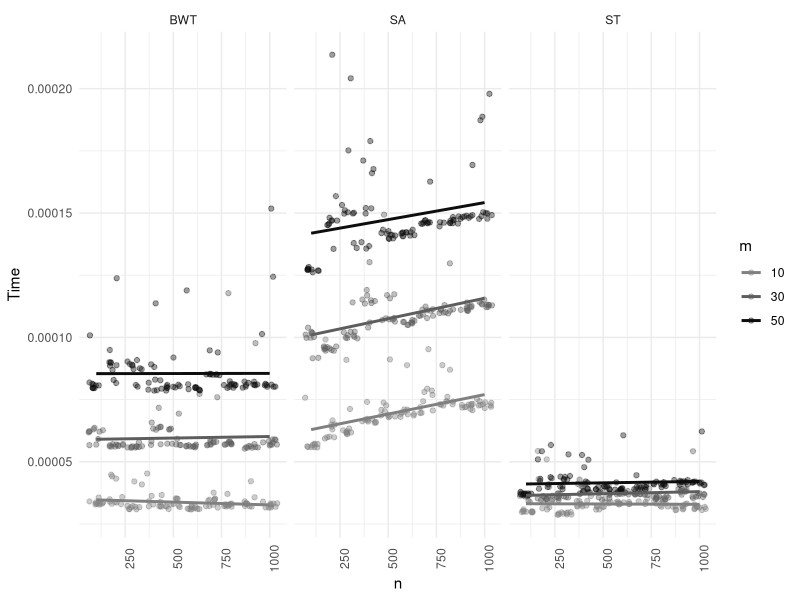
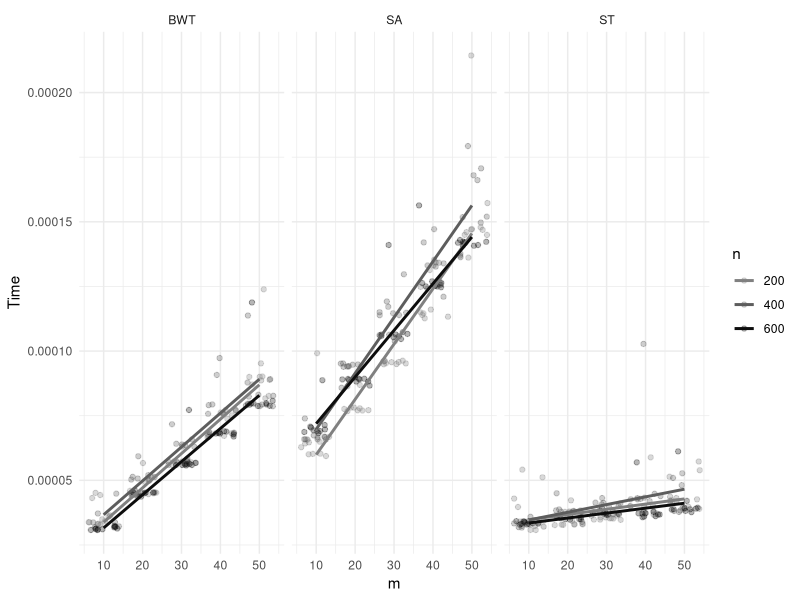
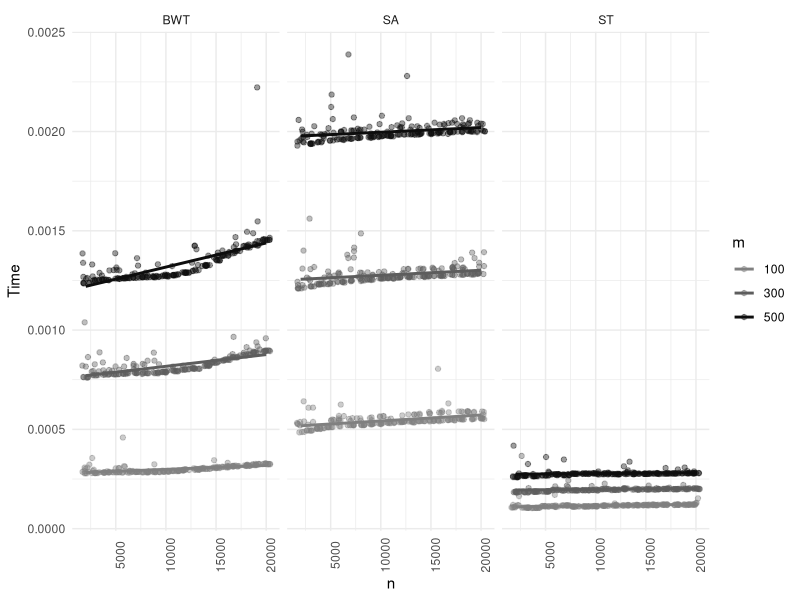
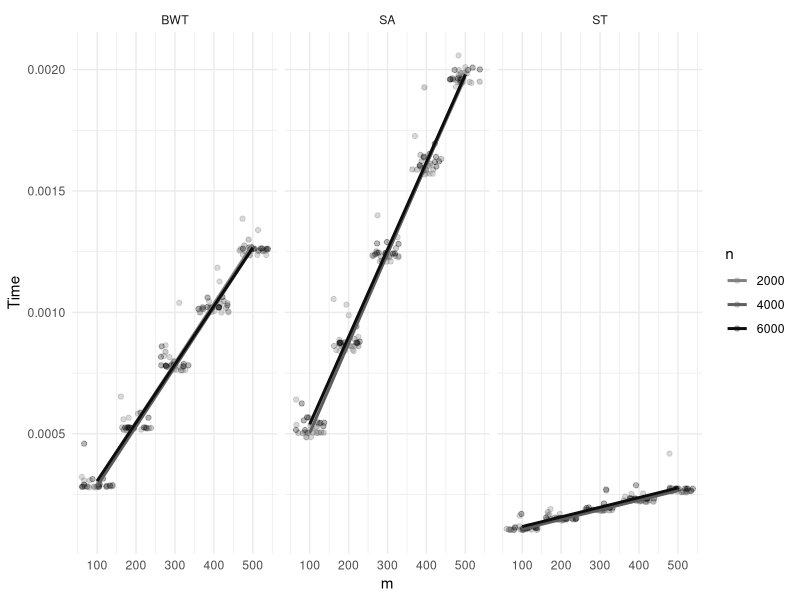
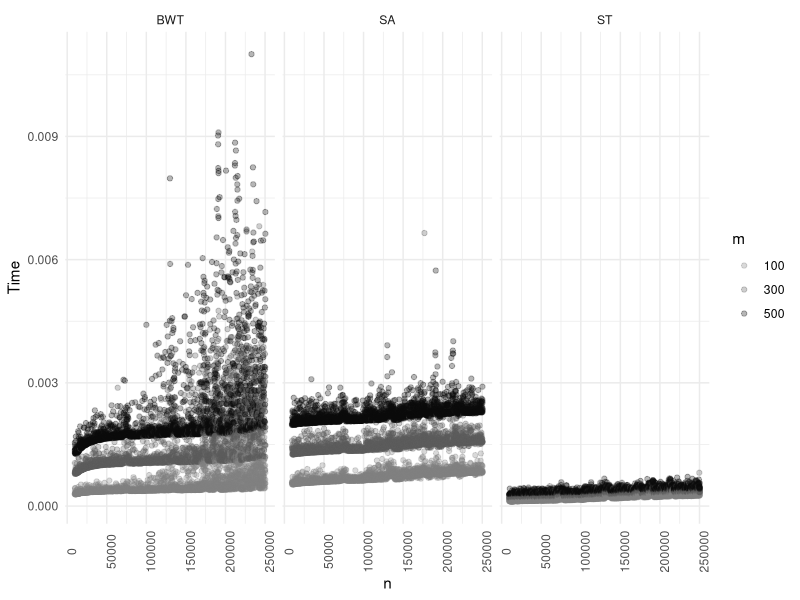
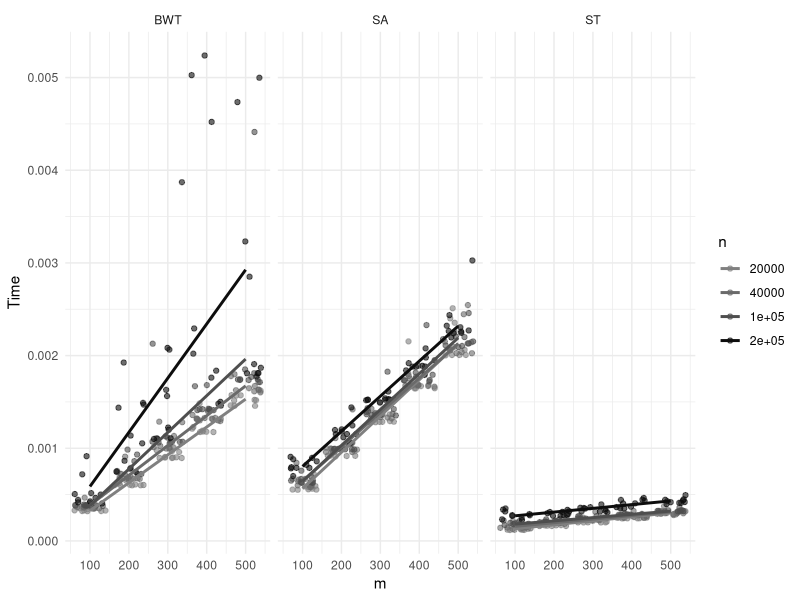
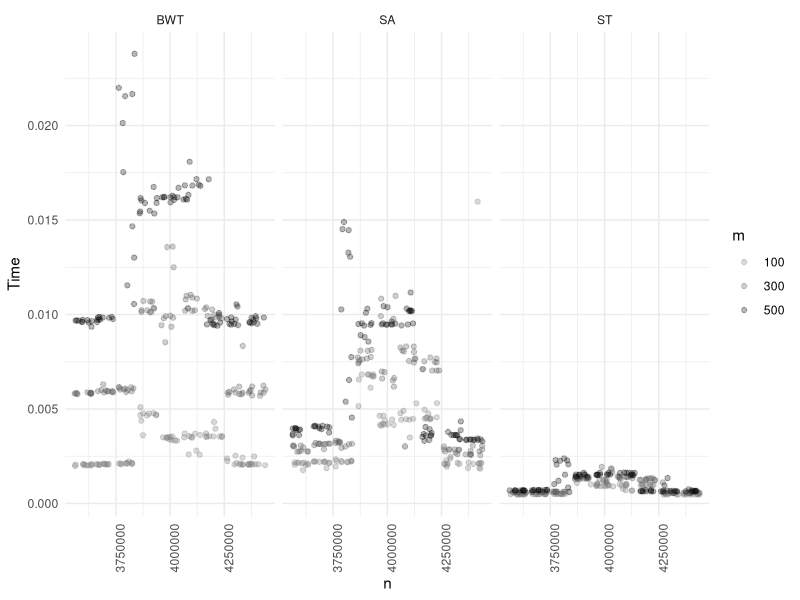
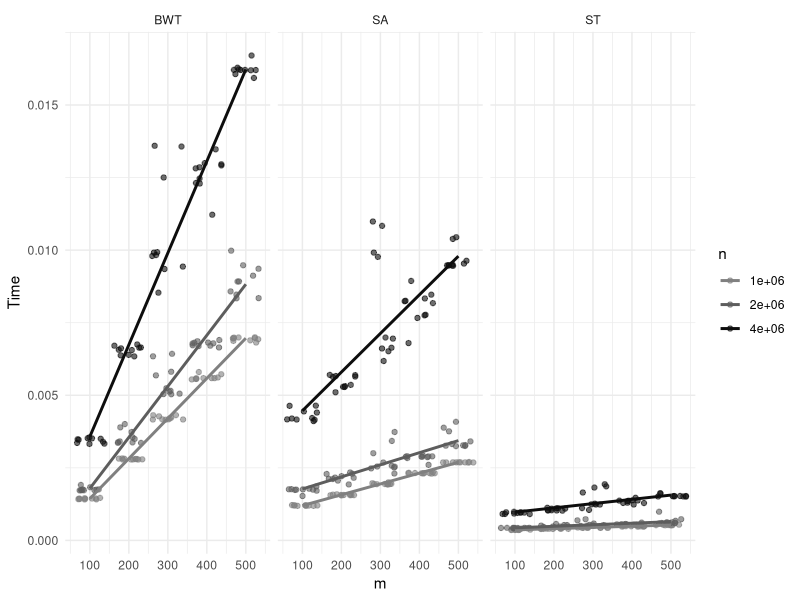

These charts were generated, in order, by the following R code:
library(tidyverse)

performance <- read_table2("suffix-array-search-tiny.txt",
                           col_names = c("Algorithm", "n", "m", "Time"))

performance %>%
#    filter(n < 10000) %>%
    filter(m %in% c(10, 30, 50)) %>%
    ggplot(aes(x = n, y = Time, color = factor(m))) +
    geom_jitter(alpha = 0.4) +
    geom_smooth(se = FALSE, method = "lm") +
    facet_grid(~ Algorithm) +
    scale_color_grey("m", start = 0.5, end = 0.05) +
    theme_minimal() +
    theme(axis.text.x = element_text(angle = 90))

performance %>%
#    filter(n %in% c(1e6, 2e6, 3e6, 4e6)) %>%
    filter(n %in% c(2e2, 4e2, 6e2)) %>%
    ggplot(aes(x = m, y = Time, color = factor(n))) +
    geom_jitter(alpha = 0.3) +
    geom_smooth(se = FALSE, method = "lm") +
    facet_grid(~ Algorithm) +
    scale_color_grey("n", start = 0.5, end = 0.05) +
    theme_minimal()


performance <- read_table2("suffix-array-search-small.txt",
                           col_names = c("Algorithm", "n", "m", "Time"))

performance %>%
    #    filter(n < 10000) %>%
    filter(m %in% c(100, 300, 500)) %>%
    ggplot(aes(x = n, y = Time, color = factor(m))) +
    geom_jitter(alpha = 0.4) +
    geom_smooth(se = FALSE, method = "lm") +
    facet_grid(~ Algorithm) +
    scale_color_grey("m", start = 0.5, end = 0.05) +
    theme_minimal() +
    theme(axis.text.x = element_text(angle = 90))

performance %>%
    #    filter(n %in% c(1e6, 2e6, 3e6, 4e6)) %>%
    filter(n %in% c(2e3, 4e3, 6e3)) %>%
    ggplot(aes(x = m, y = Time, color = factor(n))) +
    geom_jitter(alpha = 0.3) +
    geom_smooth(se = FALSE, method = "lm") +
    facet_grid(~ Algorithm) +
    scale_color_grey("n", start = 0.5, end = 0.05) +
    theme_minimal()


performance <- read_table2("suffix-array-search-medium.txt",
                           col_names = c("Algorithm", "n", "m", "Time"))

performance %>%
    #    filter(n < 10000) %>%
    filter(m %in% c(100, 300, 500)) %>%
    ggplot(aes(x = n, y = Time, color = factor(m))) +
    geom_jitter(alpha = 0.3) +
#    geom_smooth(se = FALSE, method = "lm") +
    facet_grid(~ Algorithm) +
    scale_color_grey("m", start = 0.5, end = 0.05) +
    theme_minimal() +
    theme(axis.text.x = element_text(angle = 90))

performance %>%
    #    filter(n %in% c(1e6, 2e6, 3e6, 4e6)) %>%
    filter(n %in% c(2e4, 4e4, 1e5, 2e5)) %>%
    ggplot(aes(x = m, y = Time, color = factor(n))) +
    geom_jitter(alpha = 0.6) +
    geom_smooth(se = FALSE, method = "lm") +
    facet_grid(~ Algorithm) +
    scale_color_grey("n", start = 0.5, end = 0.05) +
    theme_minimal()



performance <- read_table2("suffix-array-search-large.txt",
                           col_names = c("Algorithm", "n", "m", "Time"))

performance %>%
    filter(n > 3.5e6 & n < 4.5e6) %>%
    filter(m %in% c(100, 300, 500)) %>%
    ggplot(aes(x = n, y = Time, color = factor(m))) +
    geom_jitter(alpha = 0.3) +
    #    geom_smooth(se = FALSE, method = "lm") +
    facet_grid(~ Algorithm) +
    scale_color_grey("m", start = 0.5, end = 0.05) +
    theme_minimal() +
    theme(axis.text.x = element_text(angle = 90))

performance %>%
    #    filter(n %in% c(1e6, 2e6, 3e6, 4e6)) %>%
    filter(n %in% c(1e6, 2e6, 4e6)) %>%
    ggplot(aes(x = m, y = Time, color = factor(n))) +
    geom_jitter(alpha = 0.6) +
    geom_smooth(se = FALSE, method = "lm") +
    facet_grid(~ Algorithm) +
    scale_color_grey("n", start = 0.5, end = 0.05) +
    theme_minimal()


